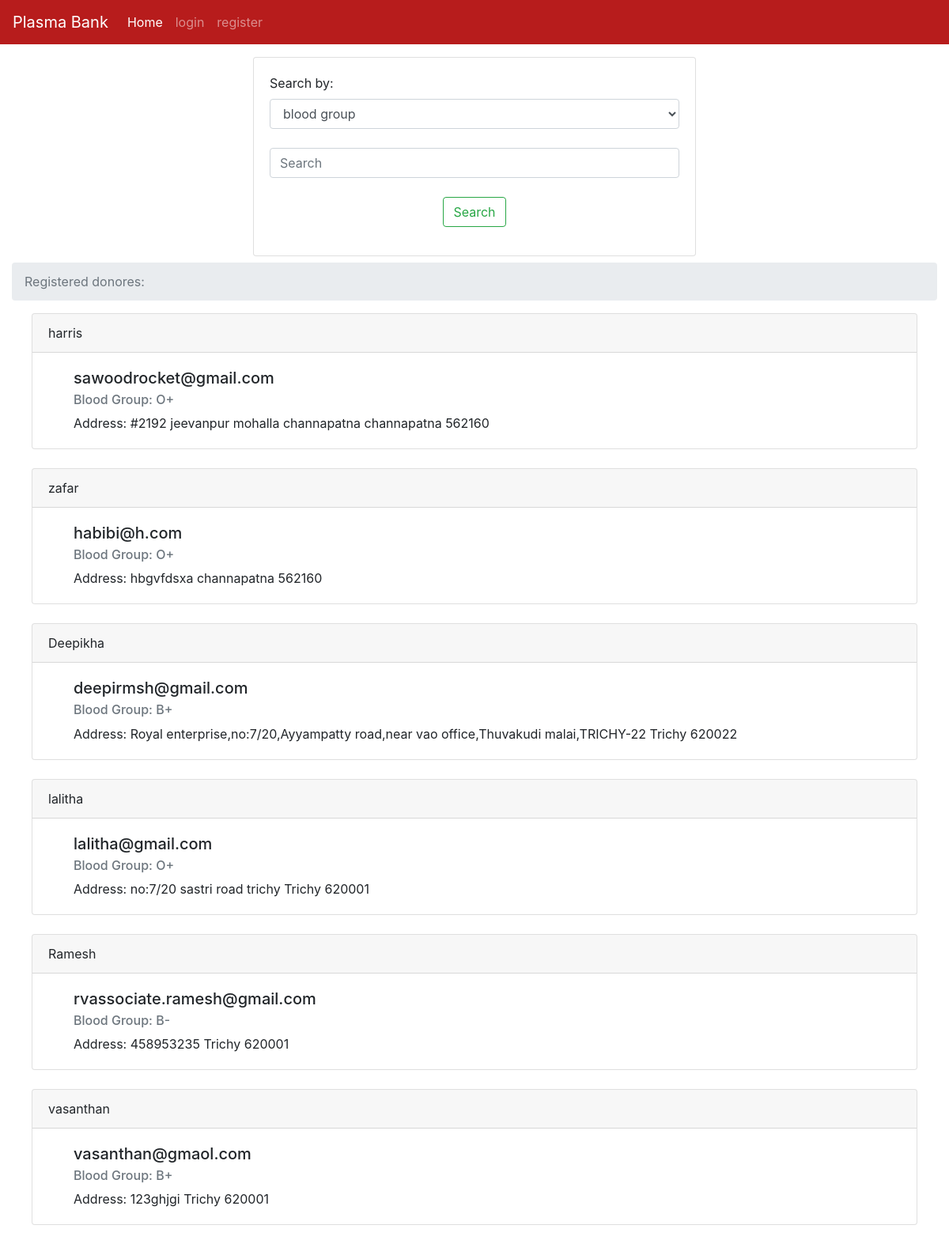
/index, run on the app's committed database.
### tables this page shows
CREATE TABLE users (name TEXT, addr TEXT, city TEXT, pin TEXT, bg TEXT,email TEXT UNIQUE, pass TEXT);

### Final Deliverables/Final code/server.py (the view, shortened to what this page needs)
@app.route('/index',methods = ['POST','GET'])
def index():
    if session.get('username') is not None:
        messages = session['username']
    else:
        messages = ""
    user = {'username': messages}
    print(messages)
    if request.method=='GET':
        con = sqlite3.connect('database.db')
        con.row_factory = sqlite3.Row
        cur = con.cursor()
        cur.execute("select * from users ")
        rows = cur.fetchall();
        return render_template('index.html', title='Home', user=user, rows=rows)

### Project Development phase/Sprint 3/Templates/index.html (shortened to what this page needs)
{% extends "base.html" %}
{% block content %}
<div class="container-fluid">
        <center>
        <div class="card text-left mt-3" style="width: 35rem;">
          <div class="card-body">
        <form class="form-group" action = "{{url_for('index')}}" method = "POST">
          <label for="sel"> Search by:</label>
          <select name="type" class="form-control" id="exampleFormControlSelect1" required>
            <option value="blood">blood group</option>
          </select><br>
         <input class="form-control mr-sm-2" type="search" name="search" placeholder="Search" aria-label="Search" required><br>
         <center><button class="btn btn-outline-success my-2 my-sm-0" type="submit">Search</button></center>
    </form>
      </div>
    </div>
  </center>
</div>
        <div class="container-fluid">
  <nav aria-label="breadcrumb">
  <ol class="breadcrumb">
    <li class="breadcrumb-item active" aria-current="page">Registered donores:
</li>
  </ol>
</nav>
         <center>
           {% for row in rows %}
           <div class="card text-left" style="width: 70rem;">
             <div class="card-header">
    {{row["name"]}}
  </div>
            <div class="card-body ml-3">
            <h5 class="card-title ml-3"> {{row['email']}}</h5>
            <h6 class="card-subtitle mb-2  ml-3 text-muted"> Blood Group: {{row['bg']}}</h6>
             <p class="card-text ml-3"> Address:
               {{row["addr"]}}
               {{ row["city"]}}
               {{row['pin']}}
               <br>
            </div>
          </div>
          <br>
           {% endfor %}</center>
      </div>
{% endblock %}

### Project Development phase/Sprint 1/Templates/base.html (shortened to what this page needs)
<html>
    <head>
        <link rel="stylesheet" href="https://stackpath.bootstrapcdn.com/bootstrap/4.1.3/css/bootstrap.min.css">
    </head>
    <body>
      {% if session['admin'] == True %}
      <nav class="navbar navbar-expand-lg navbar-dark" style="background-color: #b71c1c;">
        <button class="navbar-toggler" type="button" data-toggle="collapse" data-target="#navbarSupportedContent" aria-controls="navbarSupportedContent" aria-expanded="false" aria-label="Toggle navigation">
          <span class="navbar-toggler-icon"></span>
        </button>
      <div class="collapse navbar-collapse" id="navbarNav">
        <a class="navbar-brand" href="/">Plasma Bank</a>
      <ul class="navbar-nav mr-auto">
        <li class="nav-item active">
          <a class="nav-link" href="/">Home <span class="sr-only">(current)</span></a>
        </li>
      <li class="nav-item">
        <a class="nav-link" href="/dashboard">Dashboard</a>
      </li>
      <li class="nav-item">
        <a class="nav-link" href="/bloodbank">add Plasma</a>
      </li>
      </ul>
      <ul class="navbar-nav ml-auto">
        <li class="nav-item">
          <a class="nav-link" href="{{url_for('logout')}}">logout</a>
        </li>
        </ul>
    </div>
  </nav>
      {%else%}
      <nav class="navbar navbar-expand-lg navbar-dark" style="background-color: #b71c1c;">
      <div class="collapse navbar-collapse" id="navbarNav">
        <a class="navbar-brand" href="/">Plasma Bank</a>
      <ul class="navbar-nav mr-auto">
        <li class="nav-item active">
          <a class="nav-link" href="/">Home <span class="sr-only">(current)</span></a>
        </li>
      <li class="nav-item">
        <a class="nav-link" href="/login">login</a>
      </li>
      <li class="nav-item">
        <a class="nav-link" href="{{url_for('add')}}">register</a>
      </li>
    </ul>
  </div>
</nav>
    {%endif%}
          {% block content %}
           {% endblock %}
      </body>
</html>

### data on the page
users: name "harris", email "sawoodrocket@gmail.com", bg "O+", addr "#2192 jeevanpur mohalla channapatna", city "channapatna", pin "562160"
users: name "zafar", email "habibi@h.com", bg "O+", addr "hbgvfdsxa", city "channapatna", pin "562160"
users: name "Deepikha", email "deepirmsh@gmail.com", bg "B+", addr "Royal enterprise,no:7/20,Ayyampatty road,near vao office,Thuvakudi malai,TRICHY-22", city "Trichy", pin "620022"
users: name "lalitha", email "lalitha@gmail.com", bg "O+", addr "no:7/20 sastri road trichy", city "Trichy", pin "620001"
users: name "Ramesh", email "rvassociate.ramesh@gmail.com", bg "B-", addr "458953235", city "Trichy", pin "620001"
users: name "vasanthan", email "vasanthan@gmaol.com", bg "B+", addr "123ghjgi", city "Trichy", pin "620001"
